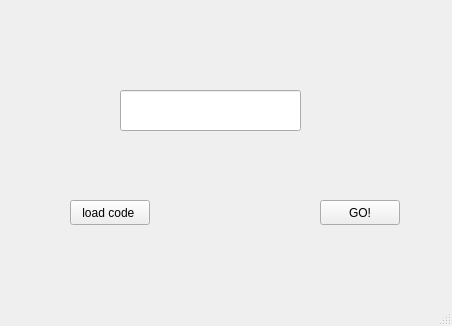
<?xml version="1.0" encoding="UTF-8"?>
<ui version="4.0">
 <class>confirm</class>
 <widget class="QMainWindow" name="confirm">
  <property name="geometry">
   <rect>
    <x>0</x>
    <y>0</y>
    <width>452</width>
    <height>326</height>
   </rect>
  </property>
  <property name="windowTitle">
   <string>MainWindow</string>
  </property>
  <widget class="QWidget" name="centralwidget">
   <widget class="QPushButton" name="GO">
    <property name="geometry">
     <rect>
      <x>320</x>
      <y>200</y>
      <width>80</width>
      <height>25</height>
     </rect>
    </property>
    <property name="toolTip">
     <string>&lt;html&gt;&lt;head/&gt;&lt;body&gt;&lt;p&gt;press the load button and enter the pop - up code &lt;/p&gt;&lt;/body&gt;&lt;/html&gt;</string>
    </property>
    <property name="text">
     <string>GO!</string>
    </property>
   </widget>
   <widget class="QLineEdit" name="lineEdit">
    <property name="geometry">
     <rect>
      <x>120</x>
      <y>90</y>
      <width>181</width>
      <height>41</height>
     </rect>
    </property>
    <property name="inputMask">
     <string/>
    </property>
   </widget>
   <widget class="QPushButton" name="loadCode">
    <property name="geometry">
     <rect>
      <x>70</x>
      <y>200</y>
      <width>80</width>
      <height>25</height>
     </rect>
    </property>
    <property name="text">
     <string>load code </string>
    </property>
   </widget>
  </widget>
  <widget class="QMenuBar" name="menubar">
   <property name="geometry">
    <rect>
     <x>0</x>
     <y>0</y>
     <width>452</width>
     <height>25</height>
    </rect>
   </property>
  </widget>
  <widget class="QStatusBar" name="statusbar"/>
 </widget>
 <resources/>
 <connections/>
</ui>
